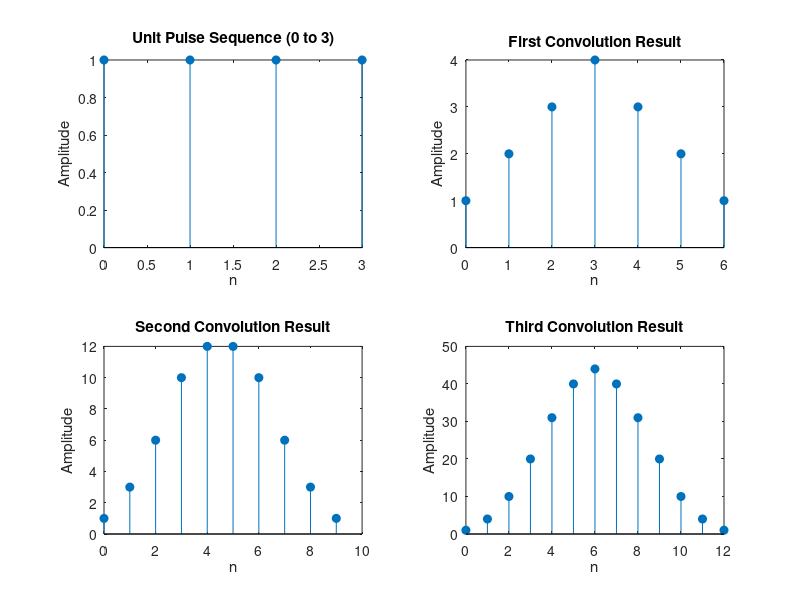

Write the MATLAB code that produced this figure.
n = 0:3;
x_n = ones(1,4);
convoled_1 = conv(x_n,x_n);
convoled_2 = conv(x_n,convoled_1);
convoled_3 = conv(x_n,convoled_2);
figure;
subplot(2, 2, 1);
stem(n, x_n, 'filled');
title('Unit Pulse Sequence (0 to 3)');
xlabel('n');
ylabel('Amplitude');

subplot(2, 2, 2);
stem(0:length(convoled_1)-1, convoled_1, 'filled');
title('First Convolution Result');
xlabel('n');
ylabel('Amplitude');

subplot(2, 2, 3);
stem(0:length(convoled_2)-1, convoled_2, 'filled');
title('Second Convolution Result');
xlabel('n');
ylabel('Amplitude');

subplot(2, 2, 4);
stem(0:length(convoled_3)-1, convoled_3, 'filled');
title('Third Convolution Result');
xlabel('n');
ylabel('Amplitude');